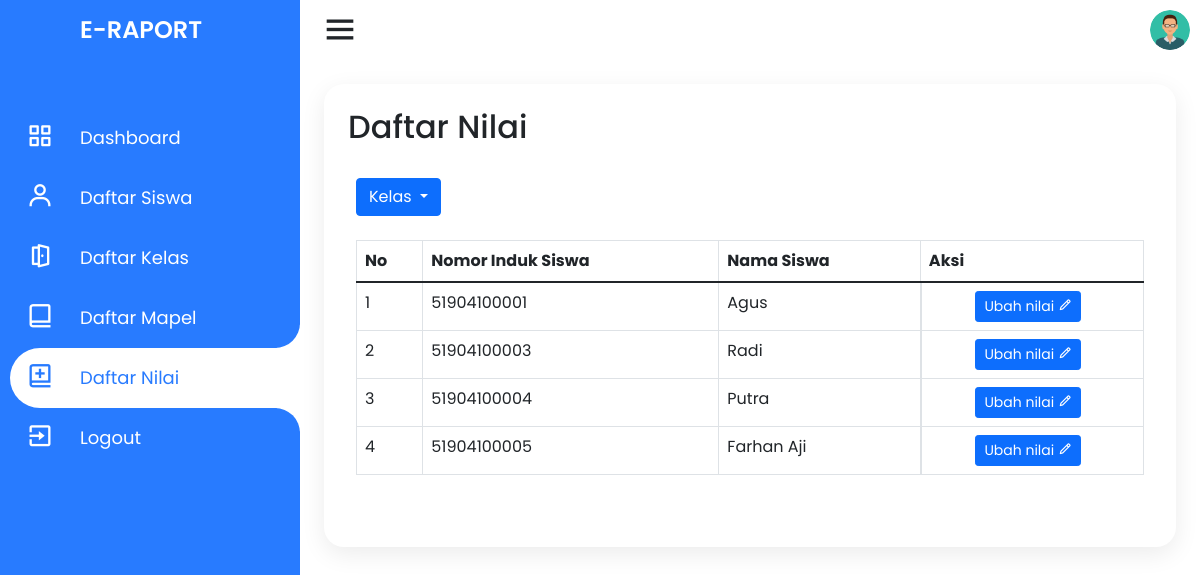
The page /guru/daftar-nilai.php (signed in) on the database as committed earlier.
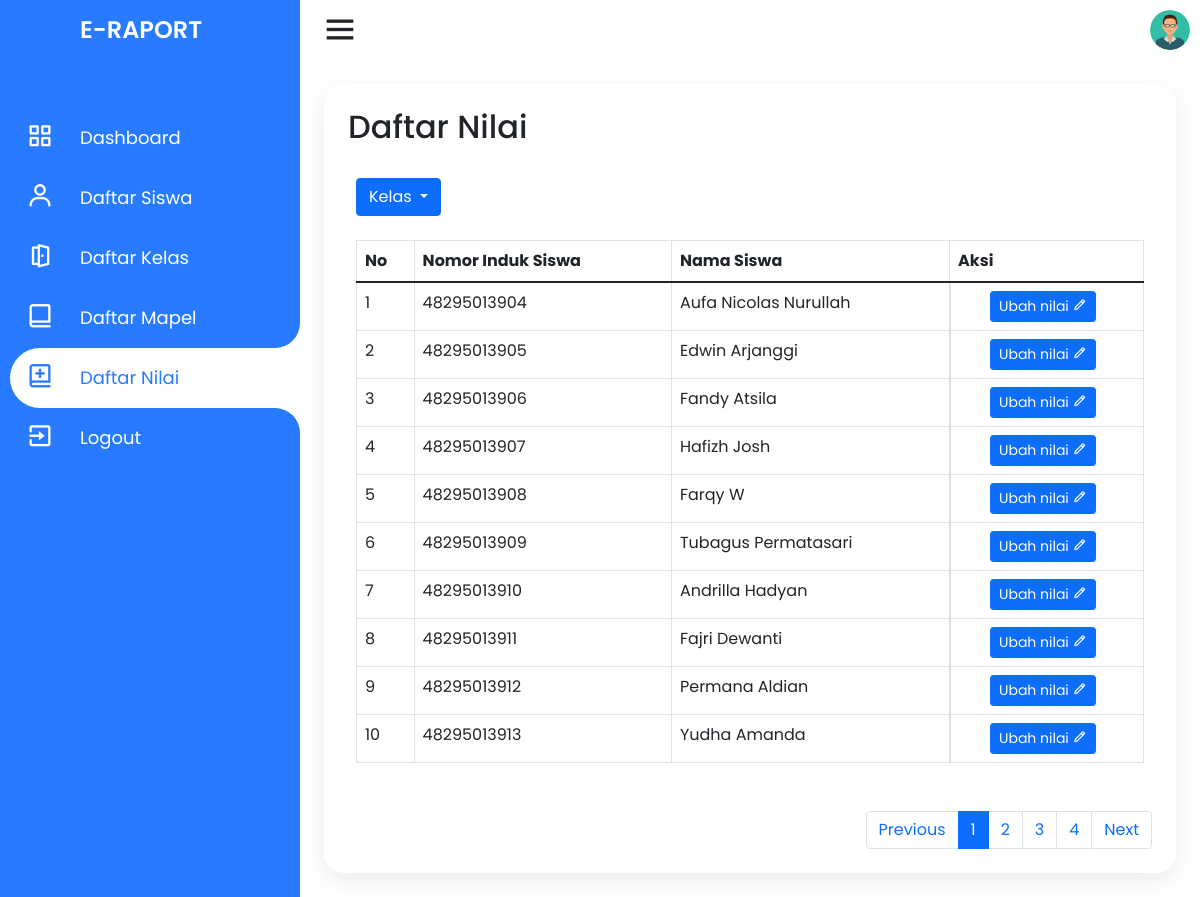
The same page on the database as committed later.
### tables this page shows
CREATE TABLE `siswa` (
  `nis` varchar(11) NOT NULL,
  `nama_siswa` varchar(50) NOT NULL,
  `jenis_kelamin` enum('Laki-laki','Perempuan') NOT NULL,
  `alamat` text NOT NULL,
  `email` varchar(50) NOT NULL,
  `no_telp` varchar(14) NOT NULL,
  `agama` enum('Islam','Kristen','Katolik','Hindu','Buddha','Konghuchu') NOT NULL,
  `id_kelas` int(11) NOT NULL,
  `tanggal_lahir` date NOT NULL,
  `password` varchar(255) NOT NULL,
  PRIMARY KEY (`nis`),
  KEY `siswa_ibfk_1` (`id_kelas`),
  CONSTRAINT `siswa_ibfk_1` FOREIGN KEY (`id_kelas`) REFERENCES `kelas` (`id_kelas`) ON DELETE CASCADE ON UPDATE CASCADE
);

### model/siswa.php (called while the page is built, shortened)
<?php
require_once dirname(__FILE__) .'/../connection.php';
class Siswa {
    public function get_daftar_siswa_by_kelas($id_kelas, $limit, $offset)
    {
        global $conn;
        $query = "SELECT * FROM siswa WHERE id_kelas = $id_kelas LIMIT $limit OFFSET $offset";
        $result = $conn->query($query);
        if ($result) {
            return $result;
        } else {
            return false;
        }
    }
}
?>

### model/kelas.php (called while the page is built, shortened)
<?php
require_once dirname(__FILE__) . '/../connection.php';
class Kelas
{
    public function get_jumlah_siswa_kelas($idkelas)
    {
        global $conn;
        $query = "SELECT COUNT(*) As total_records FROM siswa WHERE id_kelas = $idkelas";
        $result = $conn->query($query);
        if ($result && $result->num_rows > 0) {
            $row = $result->fetch_assoc();
            return $row['total_records'];
        } else {
            return 0;
        }
    }
}

### guru/daftar-nilai.php (the view, shortened to what the changed rows need)
<?php
require_once dirname(__FILE__) . '/../connection.php';
require_once dirname(__FILE__) . '/../model/kelas.php';
require_once dirname(__FILE__) . '/../model/siswa.php';
if (!isset($_GET['p'])) {
    $page_no = 1;
} else {
    $page_no = $_GET['p'];
}
if (!isset($_GET['kls'])) {
    $kelas_id = 1;
} else {
    $kelas_id = $_GET['kls'];
}
$kelas = new Kelas();
$records_per_page = 10;
$offset = ($page_no - 1) * $records_per_page;
$previous_page = $page_no - 1;
$next_page = $page_no + 1;
$total_records = $kelas->get_jumlah_siswa_kelas($kelas_id);
$total_no_of_pages = ceil($total_records / $records_per_page);
$siswa = new Siswa();
?>
<!DOCTYPE html>
<html lang="en" dir="ltr">
<head>
    <link rel="stylesheet" href="style.css">
    <link href='https://unpkg.com/boxicons@2.0.7/css/boxicons.min.css' rel='stylesheet'>
    <link href="https://cdn.jsdelivr.net/npm/bootstrap@5.1.3/dist/css/bootstrap.min.css" rel="stylesheet">
    <link rel="stylesheet" href="../assets/css/style.css">
</head>
<body>
    <div class="container">
        <div class="navigation">
            <ul>
                <li>
                    <a href="#">
                        <h1 class="title">E-Raport</h1>
                    </a>
                </li>
            </ul>
        </div>
    </div>
    <div class="main">
        <div class="konten">
            <h2 class="konten_title">
                Daftar Nilai
            </h2>
            <div class="konten_isi">
                <div class="konten_table table-responsive">
                    <table class="table table-bordered">
                        <thead>
                            <tr>
                                <th>No</th>
                                <th>Nomor Induk Siswa</th>
                                <th>Nama Siswa</th>
                                <th>Aksi</th>
                            </tr>
                        </thead>
                        <tbody>
                            <?php
                            $result_siswa = $siswa->get_daftar_siswa_by_kelas($kelas_id, $records_per_page, $offset);
                            $no = 1;
                            if ($result_siswa && $result_siswa->num_rows > 0) {
                                while ($row = $result_siswa->fetch_assoc()) {
                            ?>
                                    <tr>
                                        <td><?php echo $no; ?></td>
                                        <td><?php echo $row['nis']; ?></td>
                                        <td><?php echo $row['nama_siswa']; ?></td>
                                        <td class="aksi"><a href="ubah-nilai?nis=<?php echo $row['nis']; ?>"><button type="button" class="btn btn-primary btn-sm">Ubah nilai <i class='bx bx-pencil'></i></button></a>
                                        </td>
                                    </tr>
                            <?php
                                    $no++;
                                }
                            }
                            ?>
                        </tbody>
                    </table>
                </div>
            </div>
            <div class="konten_nav">
                <nav aria-label="Page navigation example">
                    <ul class="pagination">
                        <?php
                        if ($total_no_of_pages > 1) {
                        ?>
                            <li class="page-item"><a class="page-link" href="<?php echo "?kls=$kelas_id&$previous_page"; ?>">Previous</a></li>
                            <?php
                            for ($i = 1; $i <= $total_no_of_pages; $i++) {
                            ?>
                                <li class='page-item <?php echo $i == $page_no ? "active" : "" ?>'><a class='page-link' href='<?php echo "?kls=$kelas_id&p=$i"; ?>'><?php echo $i; ?></a></li>
                            <?php
                            }
                            ?>
                            <li class="page-item"><a class="page-link" href="<?php echo "?kls=$kelas_id&$next_page" ?>">Next</a></li>
                        <?php
                        }
                        ?>
                    </ul>
                </nav>
            </div>
        </div>
</body>
</html>

Rows that differ between the two databases and show on the page:
no longer on this page (row unchanged): siswa: nis "51904100001", nama_siswa "Agus"
no longer on this page (row unchanged): siswa: nis "51904100003", nama_siswa "Radi"
no longer on this page (row unchanged): siswa: nis "51904100004", nama_siswa "Putra"
no longer on this page (row unchanged): siswa: nis "51904100005", nama_siswa "Farhan Aji"
added siswa: nis "48295013904", nama_siswa "Aufa Nicolas Nurullah"
added siswa: nis "48295013905", nama_siswa "Edwin Arjanggi"
added siswa: nis "48295013906", nama_siswa "Fandy Atsila"
added siswa: nis "48295013907", nama_siswa "Hafizh Josh"
added siswa: nis "48295013908", nama_siswa "Farqy W"
added siswa: nis "48295013909", nama_siswa "Tubagus Permatasari"
added siswa: nis "48295013910", nama_siswa "Andrilla Hadyan"
added siswa: nis "48295013911", nama_siswa "Fajri Dewanti"
added siswa: nis "48295013912", nama_siswa "Permana Aldian"
added siswa: nis "48295013913", nama_siswa "Yudha Amanda"
Other text that changed with them:
text now shown: "Previous Next"
new list line: "1"
new list line: "2"
new list line: "3"
new list line: "4"
